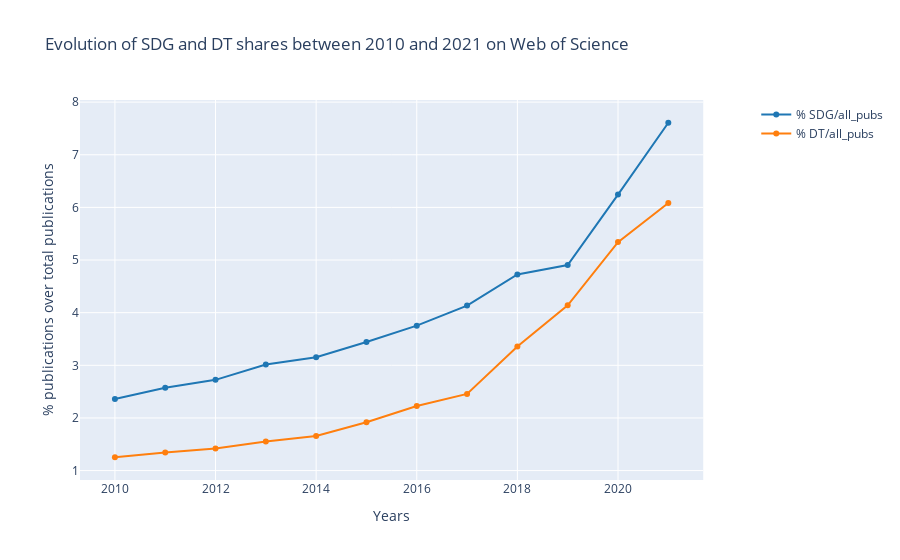

The cell this chart's notebook holds for it:
### Code cell
fig = go.Figure()
fig = make_subplots(specs=[[{"secondary_y": True}]])


fig.add_trace(
    go.Scatter(
        name="% SDG/all_pubs",
        x=df_all.index,
        y=df_all["SDG/World"],
        line=dict(width=2, color=cols[0])
    ),
    secondary_y=False
)

fig.add_trace(
    go.Scatter(
        name="% DT/all_pubs",
        x=df_all.index,
        y=df_all["DT/World"],
        line=dict(width=2, color=cols[1])
    ),
    secondary_y=False
)

# fig.add_trace(
#     go.Scatter(
#         name="Total DT",
#         x=df_all.index,
#         y=df_all["DT"],
#         line=dict(width=2, color=cols[1])
#     ),
#     secondary_y=False
# )
# fig.add_trace(
#     go.Scatter(
#         name="Total SDG",
#         x=df_all.index,
#         y=df_all["SDG"],
#         line=dict(width=2, color=cols[0])
#     ),
#     secondary_y=False
# )
# fig.add_trace(
#     go.Scatter(
#         name="Total World",
#         x=df_all.index,
#         y=df_all["World"],
#         line=dict(width=2, color=cols[2])
#     ),
#     secondary_y=False
# )


fig.update_layout(title="Evolution of SDG and DT shares between 2010 and 2021 on Web of Science ", template="plotly")
fig.update_xaxes(title_text="Years")
# fig.update_yaxes(title_text="Total number of publications", secondary_y=True, range=[0, 10])
fig.update_yaxes(title_text="% publications over total publications", secondary_y=False)
fig.write_image("../img/Commission/ration_digital_sdg_over_all.jpeg", width=1080, height=800)
fig.show()

### Figure 1 — Plotly figure (JSON) as saved in the notebook; plotly's stock layout.template omitted (floating-point values rounded to 4 significant figures)
{"data": [{"line": {"color": "rgb(31, 119, 180)", "width": 2}, "name": "% SDG/all_pubs", "x": [2010, 2011, 2012, 2013, 2014, 2015, 2016, 2017, 2018, 2019, 2020, 2021], "y": [2.361, 2.572, 2.724, 3.015, 3.154, 3.441, 3.753, 4.135, 4.726, 4.906, 6.244, 7.608], "type": "scatter", "xaxis": "x", "yaxis": "y"}, {"line": {"color": "rgb(255, 127, 14)", "width": 2}, "name": "% DT/all_pubs", "x": [2010, 2011, 2012, 2013, 2014, 2015, 2016, 2017, 2018, 2019, 2020, 2021], "y": [1.253, 1.345, 1.417, 1.554, 1.656, 1.918, 2.225, 2.457, 3.358, 4.139, 5.34, 6.084], "type": "scatter", "xaxis": "x", "yaxis": "y"}], "layout": {"xaxis": {"anchor": "y", "domain": [0.0, 0.94], "title": {"text": "Years"}}, "yaxis": {"anchor": "x", "domain": [0.0, 1.0], "title": {"text": "% publications over total publications"}}, "yaxis2": {"anchor": "x", "overlaying": "y", "side": "right"}, "title": {"text": "Evolution of SDG and DT shares between 2010 and 2021 on Web of Science "}}}
